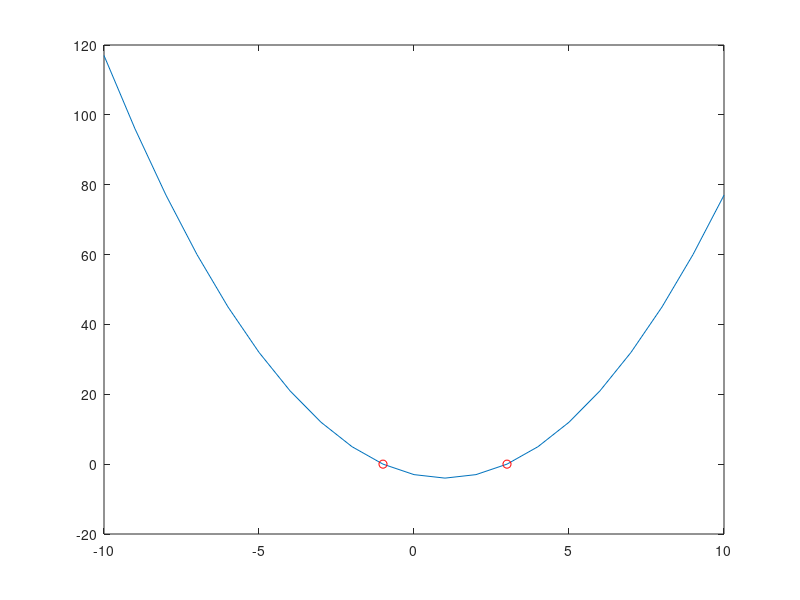

Recreate this plot in MATLAB.
a=1; b=-2; c=-3;
delta=b^2-4*a*c;

x1=(-b-delta^(0.5))/(2*a),
x2=(-b+delta^(0.5))/(2*a),
x=[-10:1:10];
y=a*x.^2+b*x+c;
figure;
plot(x,y);
hold on;
plot(x1,0,'ro');
plot(x2,0,'ro');